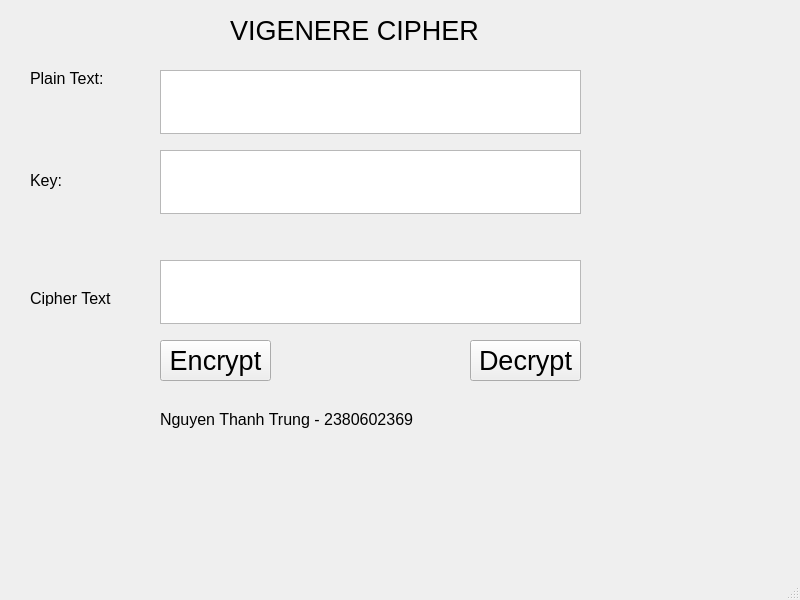
<?xml version="1.0" encoding="UTF-8"?>
<ui version="4.0">
 <class>MainWindow</class>
 <widget class="QMainWindow" name="MainWindow">
  <property name="geometry">
   <rect>
    <x>0</x>
    <y>0</y>
    <width>800</width>
    <height>600</height>
   </rect>
  </property>
  <property name="font">
   <font>
    <pointsize>20</pointsize>
   </font>
  </property>
  <property name="windowTitle">
   <string>MainWindow</string>
  </property>
  <widget class="QWidget" name="centralwidget">
   <widget class="QLabel" name="label">
    <property name="geometry">
     <rect>
      <x>230</x>
      <y>20</y>
      <width>271</width>
      <height>21</height>
     </rect>
    </property>
    <property name="text">
     <string>VIGENERE CIPHER</string>
    </property>
   </widget>
   <widget class="QLabel" name="label_2">
    <property name="geometry">
     <rect>
      <x>30</x>
      <y>70</y>
      <width>81</width>
      <height>16</height>
     </rect>
    </property>
    <property name="font">
     <font>
      <pointsize>12</pointsize>
     </font>
    </property>
    <property name="text">
     <string>Plain Text:</string>
    </property>
   </widget>
   <widget class="QLabel" name="label_3">
    <property name="geometry">
     <rect>
      <x>30</x>
      <y>170</y>
      <width>81</width>
      <height>21</height>
     </rect>
    </property>
    <property name="font">
     <font>
      <pointsize>12</pointsize>
     </font>
    </property>
    <property name="text">
     <string>Key:</string>
    </property>
   </widget>
   <widget class="QLabel" name="label_4">
    <property name="geometry">
     <rect>
      <x>30</x>
      <y>290</y>
      <width>81</width>
      <height>16</height>
     </rect>
    </property>
    <property name="font">
     <font>
      <pointsize>12</pointsize>
     </font>
    </property>
    <property name="text">
     <string>Cipher Text:</string>
    </property>
   </widget>
   <widget class="QTextEdit" name="textPlainText">
    <property name="geometry">
     <rect>
      <x>160</x>
      <y>70</y>
      <width>421</width>
      <height>64</height>
     </rect>
    </property>
   </widget>
   <widget class="QTextEdit" name="textKey">
    <property name="geometry">
     <rect>
      <x>160</x>
      <y>150</y>
      <width>421</width>
      <height>64</height>
     </rect>
    </property>
   </widget>
   <widget class="QTextEdit" name="textCipherText">
    <property name="geometry">
     <rect>
      <x>160</x>
      <y>260</y>
      <width>421</width>
      <height>64</height>
     </rect>
    </property>
   </widget>
   <widget class="QPushButton" name="pushEncrypt">
    <property name="geometry">
     <rect>
      <x>160</x>
      <y>340</y>
      <width>111</width>
      <height>41</height>
     </rect>
    </property>
    <property name="text">
     <string>Encrypt</string>
    </property>
   </widget>
   <widget class="QPushButton" name="pushDecrypt">
    <property name="geometry">
     <rect>
      <x>470</x>
      <y>340</y>
      <width>111</width>
      <height>41</height>
     </rect>
    </property>
    <property name="text">
     <string>Decrypt</string>
    </property>
   </widget>
   <widget class="QLabel" name="label_5">
    <property name="geometry">
     <rect>
      <x>160</x>
      <y>410</y>
      <width>258</width>
      <height>19</height>
     </rect>
    </property>
    <property name="font">
     <font>
      <pointsize>12</pointsize>
     </font>
    </property>
    <property name="text">
     <string>Nguyen Thanh Trung - 2380602369</string>
    </property>
   </widget>
  </widget>
  <widget class="QMenuBar" name="menubar">
   <property name="geometry">
    <rect>
     <x>0</x>
     <y>0</y>
     <width>800</width>
     <height>21</height>
    </rect>
   </property>
  </widget>
  <widget class="QStatusBar" name="statusbar"/>
 </widget>
 <resources/>
 <connections/>
</ui>
